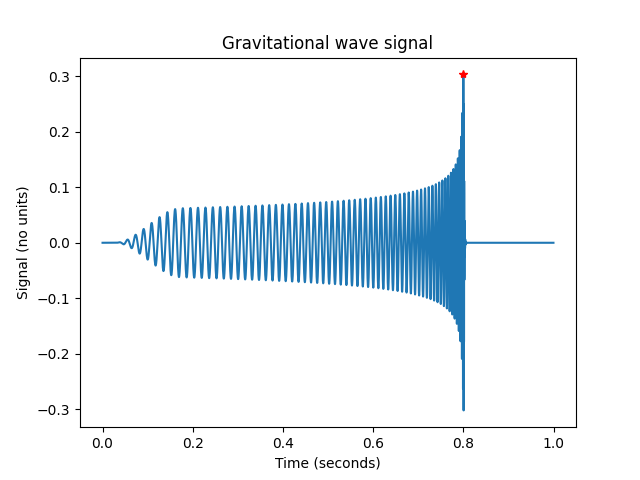

The Python source for this figure:
# 05/05/2022
# author: Chris Murphy
# MTH 280 final exam

import matplotlib.pyplot as plt
import numpy as np

dataset = np.loadtxt('gravityWave.txt') 

time = dataset[:,0] 
signal = dataset[:,1]

xmax = time[np.argmax(signal)]
ymax = signal.max()

plt.plot(time, signal)
plt.plot(xmax, ymax, 'r*')
plt.xlabel('Time (seconds)')
plt.ylabel('Signal (no units)')
plt.title('Gravitational wave signal')
plt.show()
